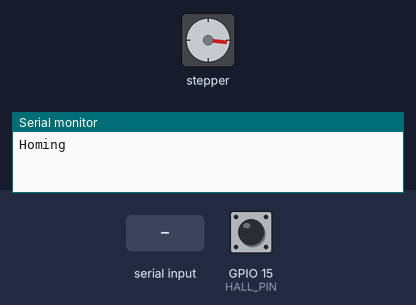
The program below on a simulated ESP32. Parts: stepper motor, the last lines printed to the serial monitor. The inputs (shaded band) are chosen by the test bench; at power-on: GPIO 15 (HALL_PIN) HIGH. Stepper angles assume 3200 steps per turn.

Above: at 0.8 s.
0.9 s: GPIO 15 (HALL_PIN) pulled LOW for 0.15 s
At 1.8 s:
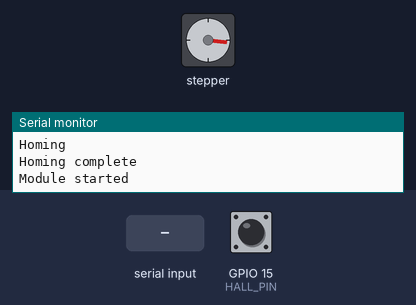
2.5 s: "1" received over the second serial link
At 3.0 s:
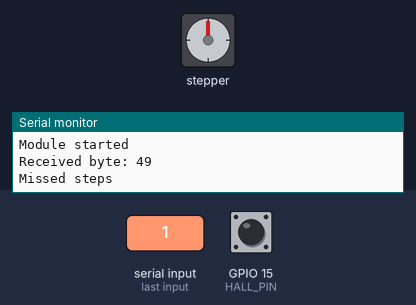
5.5 s: GPIO 15 (HALL_PIN) pulled LOW for 1 s
At 7.7 s:
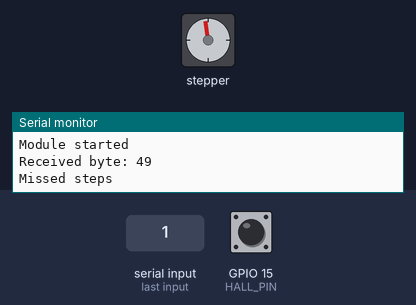
Timing chart, 0 to 9.2 s (numbered marks = the images above; inputs shaded):
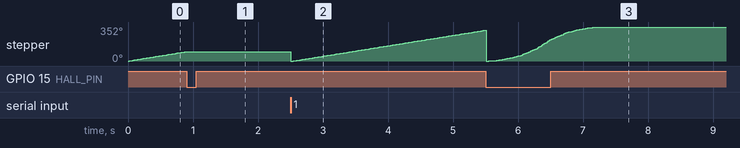

The program:

main.cpp
```cpp
#include <Arduino.h>
#include "utils.h"
#include <vector>
#include "SplitFlap.h"

#define TXD1 19
#define RXD1 21

// defines pins
#define STEP_PIN 16
#define DIR_PIN 17
#define HALL_PIN 15

SplitFlap splitFlap(STEP_PIN, DIR_PIN, HALL_PIN);

// Use Serial1 for UART communication
HardwareSerial mySerial(2);

bool readingPacket = false;

void handleMyByte(uint8_t byte)
{
  Serial.println("Received byte: " + String(byte));
  splitFlap.setFlap(byte);
}

void setup()
{
  Serial.begin(115200);
  mySerial.begin(9600, SERIAL_8N1, RXD1, TXD1); // UART setup

  splitFlap.init();
  splitFlap.home();

  Serial.println("Module started");
}

uint8_t flapIndex = 40;

void loop()
{
  splitFlap.update();

  // Check if data is available to read
  if (mySerial.available())
  {
    uint8_t incoming = mySerial.read();

    if (!readingPacket && incoming != END_BYTE)
    {
      readingPacket = true;
      handleMyByte(incoming);
    }
    else
    {
      // forward the data
      Serial.print(String(incoming) + " ");
      mySerial.write(incoming);
    }

    if (incoming == END_BYTE)
    {
      Serial.println("End of packet");
      readingPacket = false;
    }
  }
}
```

Measured:
- after the input at 0.9 s, stepper: goes on until 0.9 s, then stays 97°
- after the input at 2.5 s, stepper: turns 97° counter-clockwise in 0.00 s, then 319° clockwise in 3.0 s
